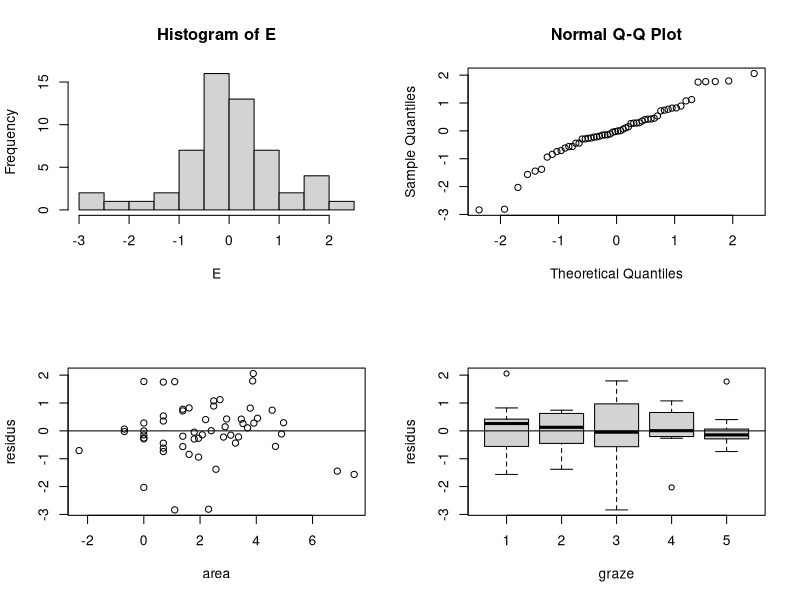

Recreate this plot in R.
## ---- chunk 1
loyn <- read.table("Loyn.txt", header=T)
loyn$larea <- log(loyn$area)
loyn$ldist <- log(loyn$distance)
loyn$lldist <- log(loyn$ldistance)
loyn$fgraze <- factor(loyn$graze)
model1 <- lm(abundance ~ larea + ldist + lldist + year + altitude + fgraze, data = loyn)
## ---- chunk 2
summary(model1)
## ---- chunk 3
drop1(model1, test="F")
## ---- chunk 4
anova(model1)
## ---- chunk 5
model2 <- lm(abundance ~ larea + ldist + lldist + year + altitude, data = loyn)
anova(model1, model2)
## ---- chunk 6
step(model1)
## ---- chunk 7
model3 <- lm(abundance ~ larea + fgraze, data = loyn)
op <- par(mfrow = c(2,2))
E <- rstandard(model3)
hist(E)
qqnorm(E)
plot(y = E, x = loyn$larea, xlab = "area", ylab="residus")
abline(0,0)
plot(E ~ loyn$fgraze, xlab="graze", ylab="residus")
abline(0,0)
